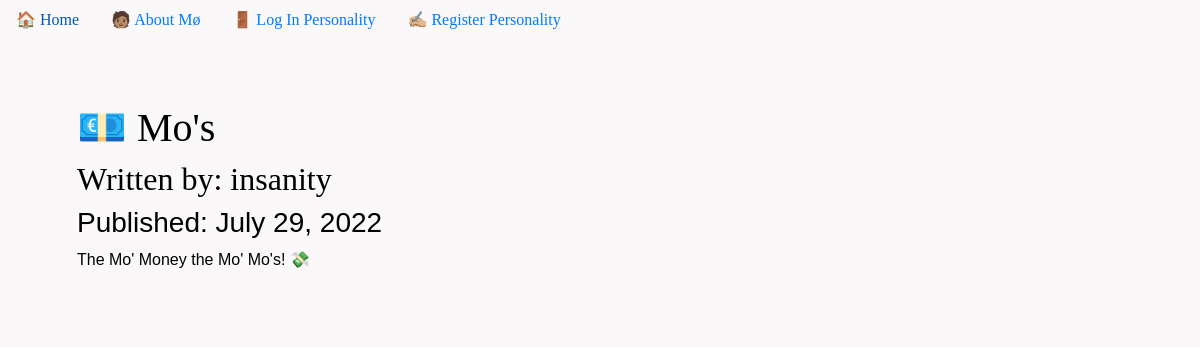
/4, run on the app's committed database.
### mosdiary/models.py (models this page shows, shortened)
class BlogPost(db.Model):
    users = db.relationship(User)
    id = db.Column(db.Integer, primary_key=True)
    user_id = db.Column(db.Integer, db.ForeignKey('users.id'), nullable=False)
    date = db.Column(db.DateTime, nullable=False, default=datetime.utcnow)
    title = db.Column(db.String(140), nullable=False)
    text = db.Column(db.Text, nullable=False)

class User(db.Model, UserMixin):
    __tablename__ = 'users'
    id = db.Column(db.Integer, primary_key = True)
    profile_image = db.Column(db.String(20), nullable=False, default='default_profile.png')
    email = db.Column(db.String(64), unique=True, index=True)
    username = db.Column(db.String(64), unique=True, index=True)
    password_hash = db.Column(db.String(128))
    posts = db.relationship('BlogPost', backref='author', lazy=True)

### mosdiary/users/views.py (the view)
@users.route("/<username>")
def user_posts(username):
    page = request.args.get('page', 1, type=int)
    user = User.query.filter_by(username=username).first_or_404()
    blog_posts = BlogPost.query.filter_by(author=user).order_by(BlogPost.date.desc()).paginate(page=page, per_page=5)
    return render_template('user_blog_posts.html', blog_posts=blog_posts, user=user)

### mosdiary/blog_posts/views.py (called while the page is built)
@blog_posts.route('/<int:blog_post_id>')
def blog_post(blog_post_id):
    blog_post = BlogPost.query.get_or_404(blog_post_id)
    return render_template('blog_post.html',title=blog_post.title,
                            date=blog_post.date,post=blog_post
    )

### mosdiary/templates/blog_post.html (shortened to what this page needs)
{% extends "base.html" %}
{% block content %}
<div class="jumbotron">
  <h1>{{ post.title }}</h1>
  <h2>Written by: {{post.author.username}}</h2>
  <h3>Published: {{ post.date.strftime('%B %d, %Y') }}</h3>
  <p>{{post.text}}</p>
</div>
{% endblock content %}

### mosdiary/static/master.css (style rules this page uses)
body { margin: 25; font-family: cursive; font-size: 1rem; font-weight: 400; line-height: 1.5; color: #000000; text-align: left; background-color: #faf8f8; }
.jumbotron { padding: 2rem 2rem; margin-top: 2em; margin-bottom: 2rem; background-color: #faf8f8; }
p , h3 { font-family: 'Gill Sans', 'Gill Sans MT', Calibri, 'Trebuchet MS', sans-serif; }

### data on the page
BlogPost: title "💶 Mo's", date "July 29, 2022", text "The Mo' Money the Mo' Mo's! 💸"
User: author.username "insanity"
